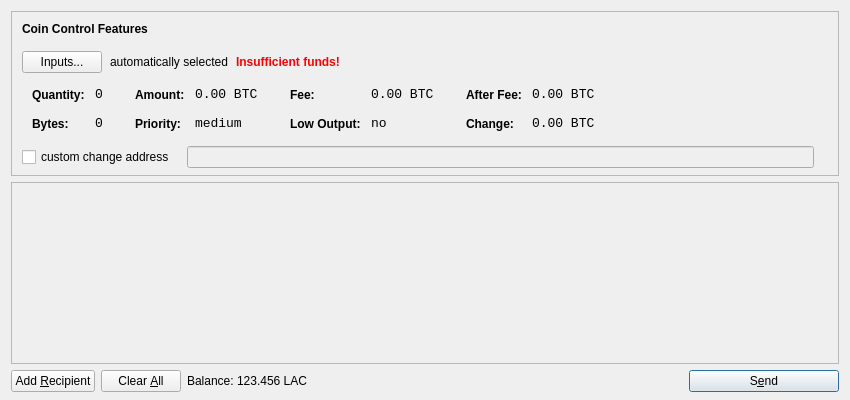
<?xml version="1.0" encoding="UTF-8"?>
<ui version="4.0">
 <class>SendCoinsDialog</class>
 <widget class="QDialog" name="SendCoinsDialog">
  <property name="geometry">
   <rect>
    <x>0</x>
    <y>0</y>
    <width>850</width>
    <height>400</height>
   </rect>
  </property>
  <property name="windowTitle">
   <string>Send Coins</string>
  </property>
  <layout class="QVBoxLayout" name="verticalLayout" stretch="0,1,0">
   <property name="bottomMargin">
    <number>8</number>
   </property>
   <item>
    <widget class="QFrame" name="frameCoinControl">
     <property name="sizePolicy">
      <sizepolicy hsizetype="Expanding" vsizetype="Expanding">
       <horstretch>0</horstretch>
       <verstretch>0</verstretch>
      </sizepolicy>
     </property>
     <property name="maximumSize">
      <size>
       <width>16777215</width>
       <height>16777215</height>
      </size>
     </property>
     <property name="frameShape">
      <enum>QFrame::StyledPanel</enum>
     </property>
     <property name="frameShadow">
      <enum>QFrame::Sunken</enum>
     </property>
     <layout class="QVBoxLayout" name="verticalLayoutCoinControl2">
      <property name="spacing">
       <number>-1</number>
      </property>
      <property name="leftMargin">
       <number>0</number>
      </property>
      <property name="topMargin">
       <number>0</number>
      </property>
      <property name="rightMargin">
       <number>0</number>
      </property>
      <property name="bottomMargin">
       <number>6</number>
      </property>
      <item>
       <layout class="QVBoxLayout" name="verticalLayoutCoinControl" stretch="0,0,0,0,1">
        <property name="spacing">
         <number>0</number>
        </property>
        <property name="leftMargin">
         <number>10</number>
        </property>
        <property name="topMargin">
         <number>10</number>
        </property>
        <item>
         <layout class="QHBoxLayout" name="horizontalLayoutCoinControl1">
          <property name="bottomMargin">
           <number>15</number>
          </property>
          <item>
           <widget class="QLabel" name="labelCoinControlFeatures">
            <property name="sizePolicy">
             <sizepolicy hsizetype="Preferred" vsizetype="Maximum">
              <horstretch>0</horstretch>
              <verstretch>0</verstretch>
             </sizepolicy>
            </property>
            <property name="font">
             <font>
              <weight>75</weight>
              <bold>true</bold>
             </font>
            </property>
            <property name="styleSheet">
             <string notr="true">font-weight:bold;</string>
            </property>
            <property name="text">
             <string>Coin Control Features</string>
            </property>
           </widget>
          </item>
         </layout>
        </item>
        <item>
         <layout class="QHBoxLayout" name="horizontalLayoutCoinControl2" stretch="0,0,0,0">
          <property name="spacing">
           <number>8</number>
          </property>
          <property name="bottomMargin">
           <number>10</number>
          </property>
          <item>
           <widget class="QPushButton" name="pushButtonCoinControl">
            <property name="styleSheet">
             <string notr="true"/>
            </property>
            <property name="text">
             <string>Inputs...</string>
            </property>
           </widget>
          </item>
          <item>
           <widget class="QLabel" name="labelCoinControlAutomaticallySelected">
            <property name="text">
             <string>automatically selected</string>
            </property>
            <property name="margin">
             <number>5</number>
            </property>
           </widget>
          </item>
          <item>
           <widget class="QLabel" name="labelCoinControlInsuffFunds">
            <property name="font">
             <font>
              <weight>75</weight>
              <bold>true</bold>
             </font>
            </property>
            <property name="styleSheet">
             <string notr="true">color:red;font-weight:bold;</string>
            </property>
            <property name="text">
             <string>Insufficient funds!</string>
            </property>
            <property name="margin">
             <number>5</number>
            </property>
           </widget>
          </item>
          <item>
           <spacer name="horizontalSpacerCoinControl">
            <property name="orientation">
             <enum>Qt::Horizontal</enum>
            </property>
            <property name="sizeHint" stdset="0">
             <size>
              <width>40</width>
              <height>1</height>
             </size>
            </property>
           </spacer>
          </item>
         </layout>
        </item>
        <item>
         <widget class="QWidget" name="widgetCoinControl" native="true">
          <property name="sizePolicy">
           <sizepolicy hsizetype="Preferred" vsizetype="Preferred">
            <horstretch>0</horstretch>
            <verstretch>0</verstretch>
           </sizepolicy>
          </property>
          <property name="minimumSize">
           <size>
            <width>0</width>
            <height>0</height>
           </size>
          </property>
          <property name="styleSheet">
           <string notr="true"/>
          </property>
          <layout class="QHBoxLayout" name="horizontalLayoutCoinControl5">
           <property name="margin">
            <number>0</number>
           </property>
           <item>
            <layout class="QHBoxLayout" name="horizontalLayoutCoinControl3" stretch="0,0,0,1">
             <property name="spacing">
              <number>20</number>
             </property>
             <property name="topMargin">
              <number>0</number>
             </property>
             <property name="bottomMargin">
              <number>10</number>
             </property>
             <item>
              <layout class="QFormLayout" name="formLayoutCoinControl1">
               <property name="horizontalSpacing">
                <number>10</number>
               </property>
               <property name="verticalSpacing">
                <number>14</number>
               </property>
               <property name="leftMargin">
                <number>10</number>
               </property>
               <property name="topMargin">
                <number>4</number>
               </property>
               <property name="rightMargin">
                <number>6</number>
               </property>
               <item row="0" column="0">
                <widget class="QLabel" name="labelCoinControlQuantityText">
                 <property name="styleSheet">
                  <string notr="true">font-weight:bold;</string>
                 </property>
                 <property name="text">
                  <string>Quantity:</string>
                 </property>
                 <property name="margin">
                  <number>0</number>
                 </property>
                </widget>
               </item>
               <item row="0" column="1">
                <widget class="QLabel" name="labelCoinControlQuantity">
                 <property name="font">
                  <font>
                   <family>Monospace</family>
                   <pointsize>10</pointsize>
                  </font>
                 </property>
                 <property name="cursor">
                  <cursorShape>IBeamCursor</cursorShape>
                 </property>
                 <property name="contextMenuPolicy">
                  <enum>Qt::ActionsContextMenu</enum>
                 </property>
                 <property name="text">
                  <string notr="true">0</string>
                 </property>
                 <property name="margin">
                  <number>0</number>
                 </property>
                 <property name="textInteractionFlags">
                  <set>Qt::LinksAccessibleByMouse|Qt::TextSelectableByKeyboard|Qt::TextSelectableByMouse</set>
                 </property>
                </widget>
               </item>
               <item row="1" column="0">
                <widget class="QLabel" name="labelCoinControlBytesText">
                 <property name="styleSheet">
                  <string notr="true">font-weight:bold;</string>
                 </property>
                 <property name="text">
                  <string>Bytes:</string>
                 </property>
                </widget>
               </item>
               <item row="1" column="1">
                <widget class="QLabel" name="labelCoinControlBytes">
                 <property name="font">
                  <font>
                   <family>Monospace</family>
                   <pointsize>10</pointsize>
                  </font>
                 </property>
                 <property name="cursor">
                  <cursorShape>IBeamCursor</cursorShape>
                 </property>
                 <property name="contextMenuPolicy">
                  <enum>Qt::ActionsContextMenu</enum>
                 </property>
                 <property name="text">
                  <string notr="true">0</string>
                 </property>
                 <property name="textInteractionFlags">
                  <set>Qt::LinksAccessibleByMouse|Qt::TextSelectableByKeyboard|Qt::TextSelectableByMouse</set>
                 </property>
                </widget>
               </item>
              </layout>
             </item>
             <item>
              <layout class="QFormLayout" name="formLayoutCoinControl2">
               <property name="horizontalSpacing">
                <number>10</number>
               </property>
               <property name="verticalSpacing">
                <number>14</number>
               </property>
               <property name="leftMargin">
                <number>6</number>
               </property>
               <property name="topMargin">
                <number>4</number>
               </property>
               <property name="rightMargin">
                <number>6</number>
               </property>
               <item row="0" column="0">
                <widget class="QLabel" name="labelCoinControlAmountText">
                 <property name="styleSheet">
                  <string notr="true">font-weight:bold;</string>
                 </property>
                 <property name="text">
                  <string>Amount:</string>
                 </property>
                 <property name="margin">
                  <number>0</number>
                 </property>
                </widget>
               </item>
               <item row="0" column="1">
                <widget class="QLabel" name="labelCoinControlAmount">
                 <property name="font">
                  <font>
                   <family>Monospace</family>
                   <pointsize>10</pointsize>
                  </font>
                 </property>
                 <property name="cursor">
                  <cursorShape>IBeamCursor</cursorShape>
                 </property>
                 <property name="contextMenuPolicy">
                  <enum>Qt::ActionsContextMenu</enum>
                 </property>
                 <property name="text">
                  <string notr="true">0.00 BTC</string>
                 </property>
                 <property name="textInteractionFlags">
                  <set>Qt::LinksAccessibleByMouse|Qt::TextSelectableByKeyboard|Qt::TextSelectableByMouse</set>
                 </property>
                </widget>
               </item>
               <item row="1" column="0">
                <widget class="QLabel" name="labelCoinControlPriorityText">
                 <property name="styleSheet">
                  <string notr="true">font-weight:bold;</string>
                 </property>
                 <property name="text">
                  <string>Priority:</string>
                 </property>
                </widget>
               </item>
               <item row="1" column="1">
                <widget class="QLabel" name="labelCoinControlPriority">
                 <property name="font">
                  <font>
                   <family>Monospace</family>
                   <pointsize>10</pointsize>
                  </font>
                 </property>
                 <property name="cursor">
                  <cursorShape>IBeamCursor</cursorShape>
                 </property>
                 <property name="contextMenuPolicy">
                  <enum>Qt::ActionsContextMenu</enum>
                 </property>
                 <property name="text">
                  <string>medium</string>
                 </property>
                 <property name="textInteractionFlags">
                  <set>Qt::LinksAccessibleByMouse|Qt::TextSelectableByKeyboard|Qt::TextSelectableByMouse</set>
                 </property>
                </widget>
               </item>
              </layout>
             </item>
             <item>
              <layout class="QFormLayout" name="formLayoutCoinControl3">
               <property name="horizontalSpacing">
                <number>10</number>
               </property>
               <property name="verticalSpacing">
                <number>14</number>
               </property>
               <property name="leftMargin">
                <number>6</number>
               </property>
               <property name="topMargin">
                <number>4</number>
               </property>
               <property name="rightMargin">
                <number>6</number>
               </property>
               <item row="0" column="0">
                <widget class="QLabel" name="labelCoinControlFeeText">
                 <property name="styleSheet">
                  <string notr="true">font-weight:bold;</string>
                 </property>
                 <property name="text">
                  <string>Fee:</string>
                 </property>
                 <property name="margin">
                  <number>0</number>
                 </property>
                </widget>
               </item>
               <item row="0" column="1">
                <widget class="QLabel" name="labelCoinControlFee">
                 <property name="font">
                  <font>
                   <family>Monospace</family>
                   <pointsize>10</pointsize>
                  </font>
                 </property>
                 <property name="cursor">
                  <cursorShape>IBeamCursor</cursorShape>
                 </property>
                 <property name="contextMenuPolicy">
                  <enum>Qt::ActionsContextMenu</enum>
                 </property>
                 <property name="text">
                  <string notr="true">0.00 BTC</string>
                 </property>
                 <property name="textInteractionFlags">
                  <set>Qt::LinksAccessibleByMouse|Qt::TextSelectableByKeyboard|Qt::TextSelectableByMouse</set>
                 </property>
                </widget>
               </item>
               <item row="1" column="0">
                <widget class="QLabel" name="labelCoinControlLowOutputText">
                 <property name="styleSheet">
                  <string notr="true">font-weight:bold;</string>
                 </property>
                 <property name="text">
                  <string>Low Output:</string>
                 </property>
                </widget>
               </item>
               <item row="1" column="1">
                <widget class="QLabel" name="labelCoinControlLowOutput">
                 <property name="font">
                  <font>
                   <family>Monospace</family>
                   <pointsize>10</pointsize>
                  </font>
                 </property>
                 <property name="cursor">
                  <cursorShape>IBeamCursor</cursorShape>
                 </property>
                 <property name="contextMenuPolicy">
                  <enum>Qt::ActionsContextMenu</enum>
                 </property>
                 <property name="text">
                  <string>no</string>
                 </property>
                 <property name="textInteractionFlags">
                  <set>Qt::LinksAccessibleByMouse|Qt::TextSelectableByKeyboard|Qt::TextSelectableByMouse</set>
                 </property>
                </widget>
               </item>
              </layout>
             </item>
             <item>
              <layout class="QFormLayout" name="formLayoutCoinControl4">
               <property name="horizontalSpacing">
                <number>10</number>
               </property>
               <property name="verticalSpacing">
                <number>14</number>
               </property>
               <property name="leftMargin">
                <number>6</number>
               </property>
               <property name="topMargin">
                <number>4</number>
               </property>
               <property name="rightMargin">
                <number>6</number>
               </property>
               <item row="0" column="0">
                <widget class="QLabel" name="labelCoinControlAfterFeeText">
                 <property name="styleSheet">
                  <string notr="true">font-weight:bold;</string>
                 </property>
                 <property name="text">
                  <string>After Fee:</string>
                 </property>
                 <property name="margin">
                  <number>0</number>
                 </property>
                </widget>
               </item>
               <item row="0" column="1">
                <widget class="QLabel" name="labelCoinControlAfterFee">
                 <property name="font">
                  <font>
                   <family>Monospace</family>
                   <pointsize>10</pointsize>
                  </font>
                 </property>
                 <property name="cursor">
                  <cursorShape>IBeamCursor</cursorShape>
                 </property>
                 <property name="contextMenuPolicy">
                  <enum>Qt::ActionsContextMenu</enum>
                 </property>
                 <property name="text">
                  <string notr="true">0.00 BTC</string>
                 </property>
                 <property name="textInteractionFlags">
                  <set>Qt::LinksAccessibleByMouse|Qt::TextSelectableByKeyboard|Qt::TextSelectableByMouse</set>
                 </property>
                </widget>
               </item>
               <item row="1" column="0">
                <widget class="QLabel" name="labelCoinControlChangeText">
                 <property name="styleSheet">
                  <string notr="true">font-weight:bold;</string>
                 </property>
                 <property name="text">
                  <string>Change:</string>
                 </property>
                </widget>
               </item>
               <item row="1" column="1">
                <widget class="QLabel" name="labelCoinControlChange">
                 <property name="font">
                  <font>
                   <family>Monospace</family>
                   <pointsize>10</pointsize>
                  </font>
                 </property>
                 <property name="cursor">
                  <cursorShape>IBeamCursor</cursorShape>
                 </property>
                 <property name="contextMenuPolicy">
                  <enum>Qt::ActionsContextMenu</enum>
                 </property>
                 <property name="text">
                  <string notr="true">0.00 BTC</string>
                 </property>
                 <property name="textInteractionFlags">
                  <set>Qt::LinksAccessibleByMouse|Qt::TextSelectableByKeyboard|Qt::TextSelectableByMouse</set>
                 </property>
                </widget>
               </item>
              </layout>
             </item>
            </layout>
           </item>
          </layout>
         </widget>
        </item>
        <item>
         <layout class="QHBoxLayout" name="horizontalLayoutCoinControl4" stretch="0,0,0">
          <property name="spacing">
           <number>12</number>
          </property>
          <property name="sizeConstraint">
           <enum>QLayout::SetDefaultConstraint</enum>
          </property>
          <property name="topMargin">
           <number>5</number>
          </property>
          <property name="rightMargin">
           <number>5</number>
          </property>
          <item>
           <widget class="QCheckBox" name="checkBoxCoinControlChange">
            <property name="text">
             <string>custom change address</string>
            </property>
           </widget>
          </item>
          <item>
           <widget class="QLineEdit" name="lineEditCoinControlChange">
            <property name="enabled">
             <bool>false</bool>
            </property>
            <property name="sizePolicy">
             <sizepolicy hsizetype="Expanding" vsizetype="Fixed">
              <horstretch>0</horstretch>
              <verstretch>0</verstretch>
             </sizepolicy>
            </property>
           </widget>
          </item>
          <item>
           <widget class="QLabel" name="labelCoinControlChangeLabel">
            <property name="sizePolicy">
             <sizepolicy hsizetype="Preferred" vsizetype="Expanding">
              <horstretch>0</horstretch>
              <verstretch>0</verstretch>
             </sizepolicy>
            </property>
            <property name="minimumSize">
             <size>
              <width>0</width>
              <height>0</height>
             </size>
            </property>
            <property name="text">
             <string/>
            </property>
            <property name="margin">
             <number>3</number>
            </property>
           </widget>
          </item>
         </layout>
        </item>
        <item>
         <spacer name="verticalSpacerCoinControl">
          <property name="orientation">
           <enum>Qt::Vertical</enum>
          </property>
          <property name="sizeHint" stdset="0">
           <size>
            <width>800</width>
            <height>1</height>
           </size>
          </property>
         </spacer>
        </item>
       </layout>
      </item>
     </layout>
    </widget>
   </item>
   <item>
    <widget class="QScrollArea" name="scrollArea">
     <property name="widgetResizable">
      <bool>true</bool>
     </property>
     <widget class="QWidget" name="scrollAreaWidgetContents">
      <property name="geometry">
       <rect>
        <x>0</x>
        <y>0</y>
        <width>830</width>
        <height>165</height>
       </rect>
      </property>
      <layout class="QVBoxLayout" name="verticalLayout_2">
       <property name="margin">
        <number>0</number>
       </property>
       <item>
        <layout class="QVBoxLayout" name="entries">
         <property name="spacing">
          <number>6</number>
         </property>
        </layout>
       </item>
       <item>
        <spacer name="verticalSpacer">
         <property name="orientation">
          <enum>Qt::Vertical</enum>
         </property>
         <property name="sizeHint" stdset="0">
          <size>
           <width>20</width>
           <height>40</height>
          </size>
         </property>
        </spacer>
       </item>
      </layout>
     </widget>
    </widget>
   </item>
   <item>
    <layout class="QHBoxLayout" name="horizontalLayout">
     <item>
      <widget class="QPushButton" name="addButton">
       <property name="toolTip">
        <string>Send to multiple recipients at once</string>
       </property>
       <property name="text">
        <string>Add &amp;Recipient</string>
       </property>
       <property name="icon">
        <iconset resource="../bitcoin.qrc">
         <normaloff>:/icons/add</normaloff>:/icons/add</iconset>
       </property>
       <property name="autoDefault">
        <bool>false</bool>
       </property>
      </widget>
     </item>
     <item>
      <widget class="QPushButton" name="clearButton">
       <property name="sizePolicy">
        <sizepolicy hsizetype="Minimum" vsizetype="Fixed">
         <horstretch>0</horstretch>
         <verstretch>0</verstretch>
        </sizepolicy>
       </property>
       <property name="toolTip">
        <string>Remove all transaction fields</string>
       </property>
       <property name="text">
        <string>Clear &amp;All</string>
       </property>
       <property name="icon">
        <iconset resource="../bitcoin.qrc">
         <normaloff>:/icons/remove</normaloff>:/icons/remove</iconset>
       </property>
       <property name="autoRepeatDelay">
        <number>300</number>
       </property>
       <property name="autoDefault">
        <bool>false</bool>
       </property>
      </widget>
     </item>
     <item>
      <layout class="QHBoxLayout" name="horizontalLayout_2">
       <property name="spacing">
        <number>3</number>
       </property>
       <item>
        <widget class="QLabel" name="label">
         <property name="text">
          <string>Balance:</string>
         </property>
        </widget>
       </item>
       <item>
        <widget class="QLabel" name="labelBalance">
         <property name="cursor">
          <cursorShape>IBeamCursor</cursorShape>
         </property>
         <property name="text">
          <string>123.456 LAC</string>
         </property>
         <property name="textInteractionFlags">
          <set>Qt::LinksAccessibleByMouse|Qt::TextSelectableByKeyboard|Qt::TextSelectableByMouse</set>
         </property>
        </widget>
       </item>
      </layout>
     </item>
     <item>
      <spacer name="horizontalSpacer">
       <property name="orientation">
        <enum>Qt::Horizontal</enum>
       </property>
       <property name="sizeHint" stdset="0">
        <size>
         <width>40</width>
         <height>20</height>
        </size>
       </property>
      </spacer>
     </item>
     <item>
      <widget class="QPushButton" name="sendButton">
       <property name="minimumSize">
        <size>
         <width>150</width>
         <height>0</height>
        </size>
       </property>
       <property name="toolTip">
        <string>Confirm the send action</string>
       </property>
       <property name="text">
        <string>S&amp;end</string>
       </property>
       <property name="icon">
        <iconset resource="../bitcoin.qrc">
         <normaloff>:/icons/send</normaloff>:/icons/send</iconset>
       </property>
       <property name="default">
        <bool>true</bool>
       </property>
      </widget>
     </item>
    </layout>
   </item>
  </layout>
 </widget>
 <resources>
  <include location="../bitcoin.qrc"/>
 </resources>
 <connections/>
</ui>
